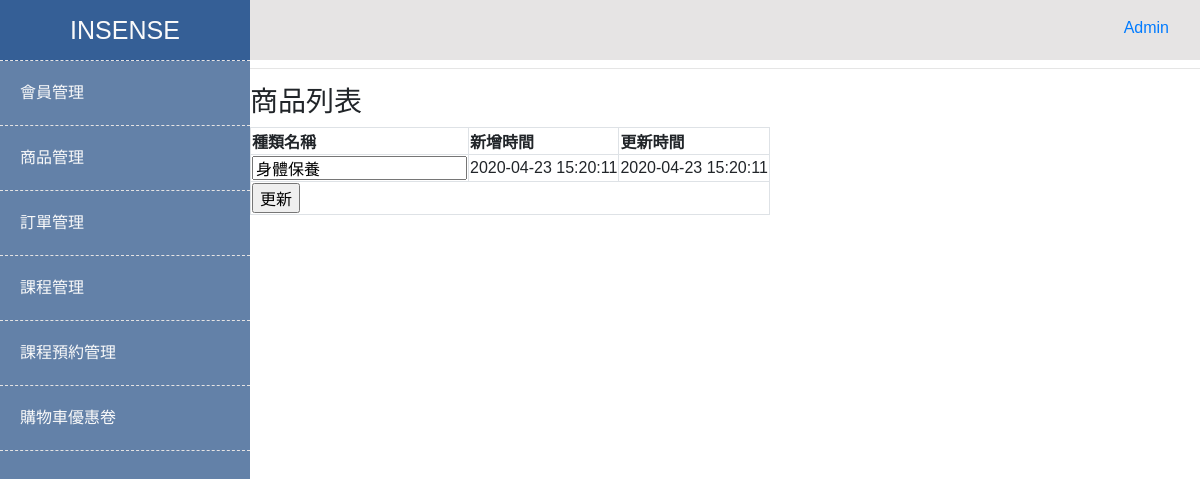
The app's page /admin/Insense/backStage/editCategory.php?editCategoryId=4 (signed in), older data.
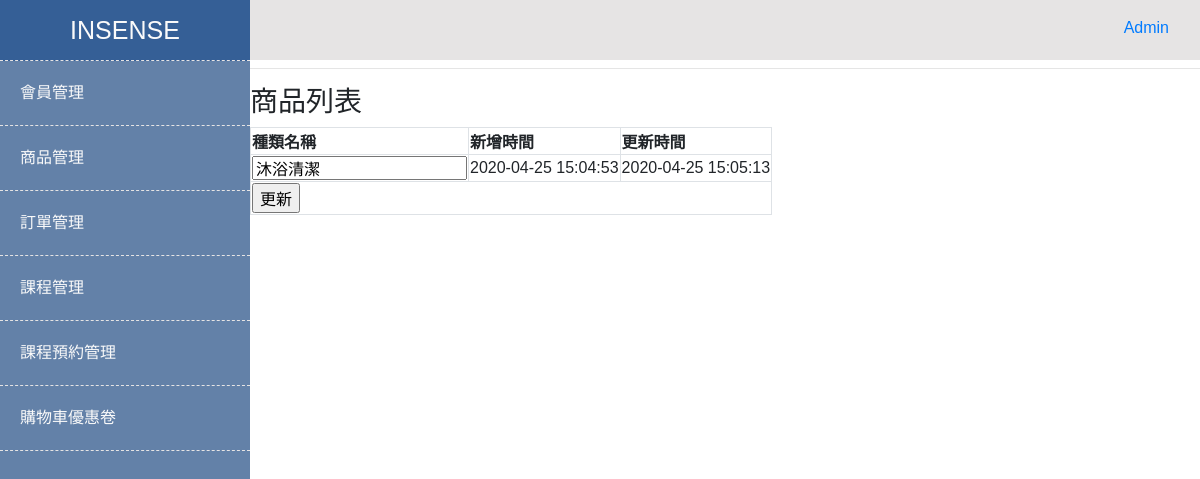
The same page, newer data.
### tables this page shows
CREATE TABLE `categories` (
  `categoryId` int(11) NOT NULL COMMENT '流水號',
  `categoryName` varchar(100) NOT NULL COMMENT '類別名稱',
  `categoryParentId` int(11) NOT NULL DEFAULT '0' COMMENT '上層編號',
  `created_at` datetime NOT NULL DEFAULT CURRENT_TIMESTAMP COMMENT '新增時間',
  `updated_at` datetime NOT NULL DEFAULT CURRENT_TIMESTAMP ON UPDATE CURRENT_TIMESTAMP COMMENT '更新時間'
);

### admin/Insense/backStage/editCategory.php (the view, shortened to what this page needs)
<?php
require_once('../templates/header.php');
require_once('../templates/leftSideBar.php');
require_once('../templates/rightContainer.php');
?>
<hr />
<h3>商品列表</h3>
<form name="myForm" method="POST" action="../action/updateCategory.php">
  <table class="border">
    <thead>
      <tr>
        <th class="border">種類名稱</th>
        <th class="border">新增時間</th>
        <th class="border">更新時間</th>
      </tr>
    </thead>
    <tbody>
      <?php
      $sql = "SELECT `categories`.`categoryId`, `categories`.`categoryName`, `categories`.`created_at`, `categories`.`updated_at`
                FROM  `categories`
                WHERE `categories`.`categoryId` = ? ";
      $arrParam = [
        (int) $_GET['editCategoryId']
      ];
      $stmt = $pdo->prepare($sql);
      $stmt->execute($arrParam);
      if ($stmt->rowCount() > 0) {
        $arr = $stmt->fetchAll(PDO::FETCH_ASSOC);
      ?>
        <tr>
          <td class="border">
            <input type="text" name="categoryName" value="<?php echo $arr[0]['categoryName']; ?>" maxlength="100" />
          </td>
          <td class="border"><?php echo $arr[0]['created_at']; ?></td>
          <td class="border"><?php echo $arr[0]['updated_at']; ?></td>
        </tr>
      <?php
      } else {
      ?>
        <tr>
          <td colspan="3">沒有資料</td>
        </tr>
      <?php
      }
      ?>
    </tbody>
    <tfoot>
      <tr>
        <?php if ($stmt->rowCount() > 0) { ?>
          <td class="border" colspan="3"><input type="submit" name="smb" value="更新"></td>
        <?php } ?>
      </tr>
  </table>
</form>
<?php
require_once('../templates/footer.php');
?>

Row changes from the older to the newer data that the page shows:
changed categories: categoryName "身體保養" → "沐浴清潔"; created_at "2020-04-23 15:20:11" → "2020-04-25 15:04:53"; updated_at "2020-04-23 15:20:11" → "2020-04-25 15:05:13"
